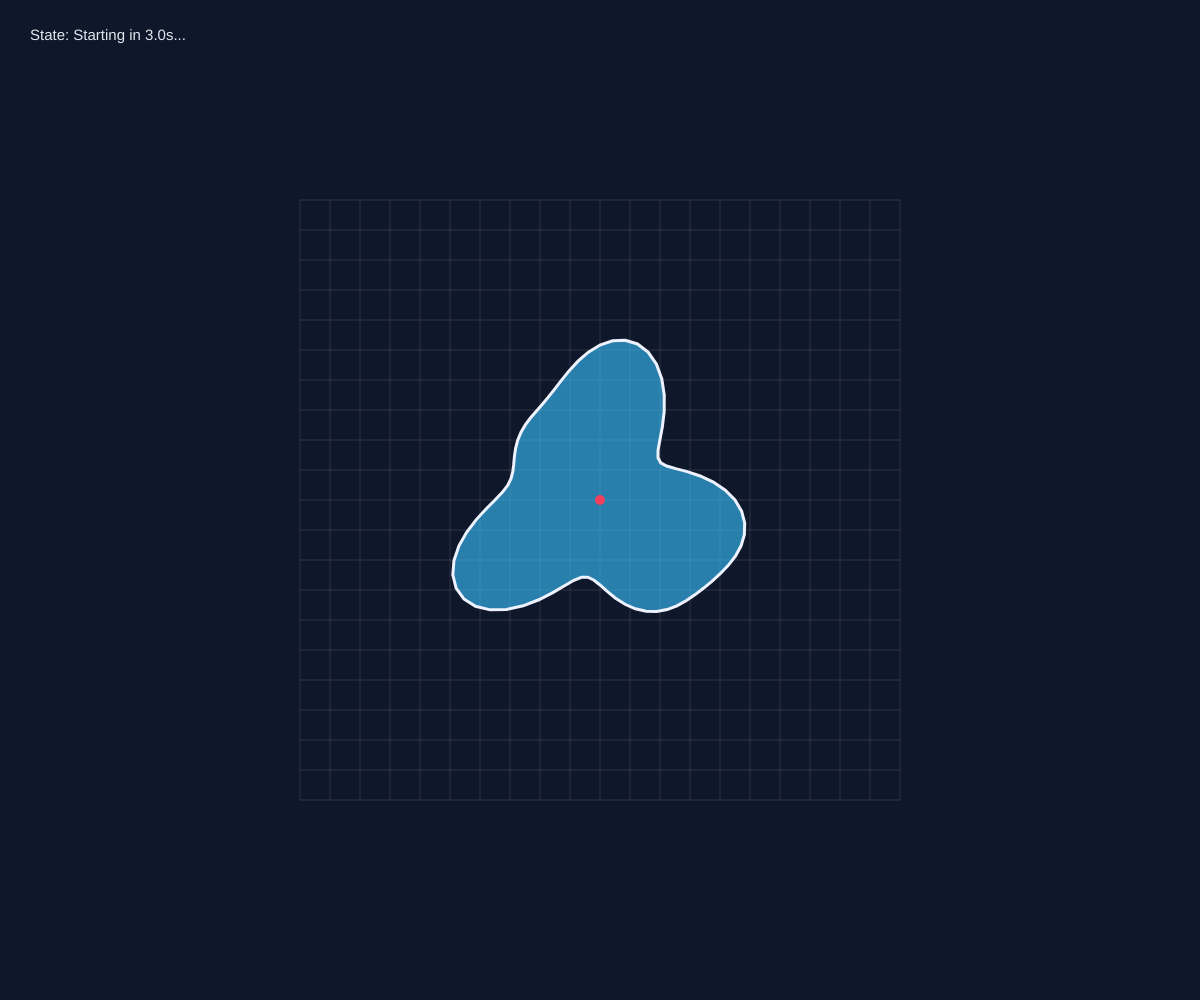
Frame 1 (no input)
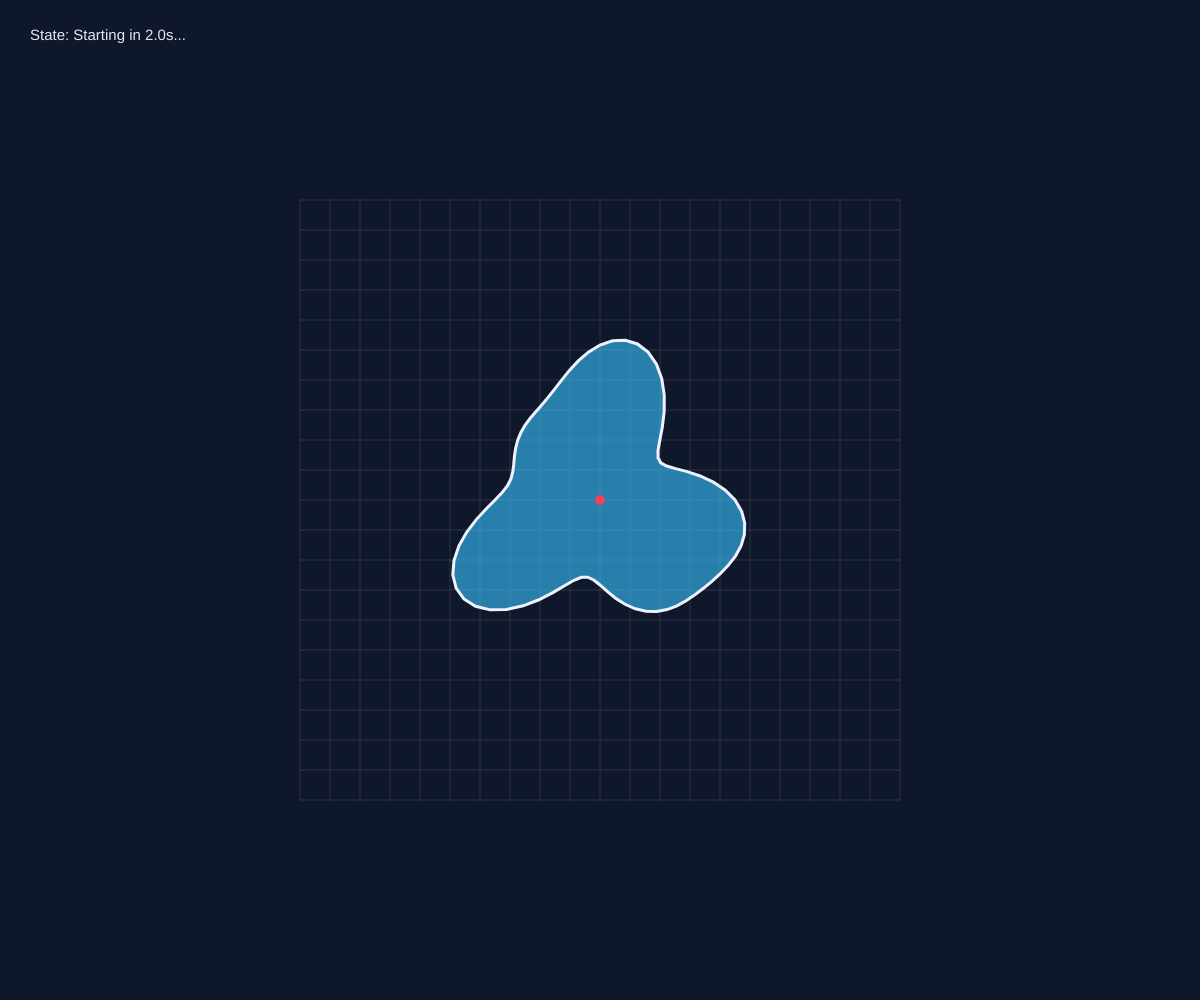
Frame 60 (no input)
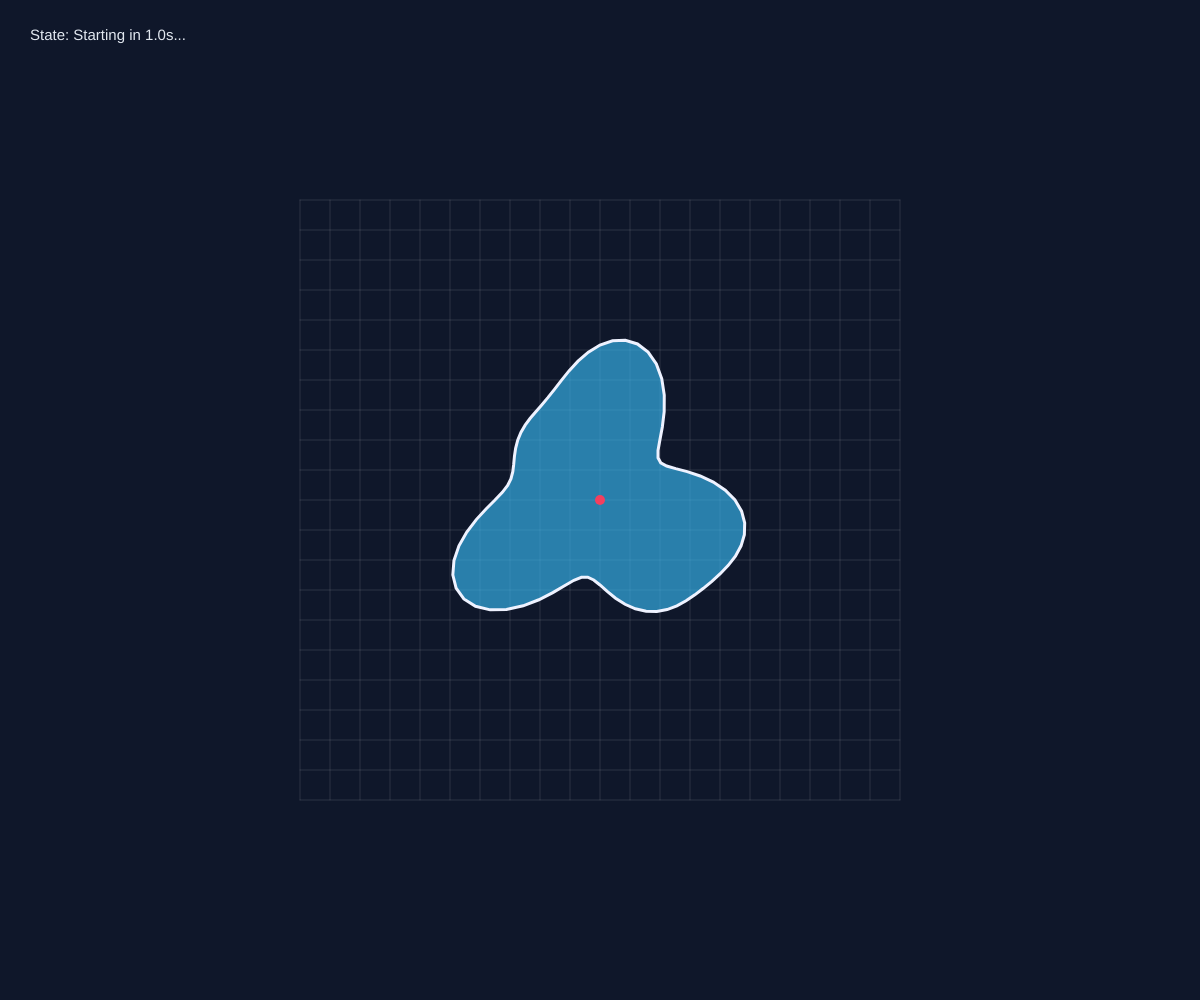
Frame 120 (the mouse pressed at the canvas centre since frame 60)

The p5.js sketch that drew these frames (run headless with seeded random() and noise() and a simulated clock; from frame 60 on, the mouse is pressed at the canvas centre):

// p5.js sketch
// ── sketch.js
let startTime;

// Timeline Timing Configurations (in milliseconds)
const INITIAL_WAIT = 3000; // 3s initial pause
const ANIM_DUR     = 2000; // 2s duration for each transformation
const PAUSE_DUR    = 2000; // 2s pause between steps
const HOLD_WAIT    = 4000; // 4s final hold at fully transformed state
const RESET_DUR   = 3000; // 3s smooth return back to origin

// Step Timeline Milestones
const t0 = INITIAL_WAIT;               // 3.0s: Rotate Starts
const t1 = t0 + ANIM_DUR;              // 5.0s: Rotate Ends
const t2 = t1 + PAUSE_DUR;             // 7.0s: Shear Starts
const t3 = t2 + ANIM_DUR;              // 9.0s: Shear Ends
const t4 = t3 + PAUSE_DUR;             // 11.0s: Translate Starts
const t5 = t4 + ANIM_DUR;              // 13.0s: Translate Ends
const t6 = t5 + PAUSE_DUR;             // 15.0s: Scale Starts
const t7 = t6 + ANIM_DUR;              // 17.0s: Scale Ends
const t8 = t7 + HOLD_WAIT;             // 21.0s: Hold Ends -> Reset Starts
const t9 = t8 + RESET_DUR;             // 24.0s: Reset Complete
const TOTAL_CYCLE = t9 + 1000;         // 25.0s Total Loop Duration (1s buffer)

function setup() {
  createCanvas(windowWidth, windowHeight);
  startTime = millis();
}

function windowResized() {
  resizeCanvas(windowWidth, windowHeight);
}

function draw() {
  background(15, 23, 42); // Dark slate background

  let elapsedTime = (millis() - startTime) % TOTAL_CYCLE;

  // Maximum transformation target parameters
  let maxAngle = QUARTER_PI;
  let maxShX   = 0.45;
  let maxShY   = -0.25;
  let maxTx    = width * 0.12;
  let maxTy    = -height * 0.08;
  let maxSx    = 1.4;
  let maxSy    = 0.65;

  let angle, shX, shY, tx, ty, sx, sy;

  // --- TRANSFORMATION PARAMETER CALCULATIONS ---
  if (elapsedTime >= t8 && elapsedTime < t9) {
    // 5. SMOOTH RESET PHASE: Interpolate all parameters back to default state
    let pReset = getStepProgress(elapsedTime, t8, RESET_DUR);
    angle = lerp(maxAngle, 0, pReset);
    shX   = lerp(maxShX, 0, pReset);
    shY   = lerp(maxShY, 0, pReset);
    tx    = lerp(maxTx, 0, pReset);
    ty    = lerp(maxTy, 0, pReset);
    sx    = lerp(maxSx, 1.0, pReset);
    sy    = lerp(maxSy, 1.0, pReset);
  } else if (elapsedTime >= t9) {
    // Resting at initial state before loop restarts
    angle = 0; shX = 0; shY = 0; tx = 0; ty = 0; sx = 1.0; sy = 1.0;
  } else {
    // 1-4. FORWARD SEQUENTIAL TRANSFORMATIONS
    let pRotate    = getStepProgress(elapsedTime, t0, ANIM_DUR);
    let pShear     = getStepProgress(elapsedTime, t2, ANIM_DUR);
    let pTranslate = getStepProgress(elapsedTime, t4, ANIM_DUR);
    let pScale     = getStepProgress(elapsedTime, t6, ANIM_DUR);

    angle = lerp(0, maxAngle, pRotate);
    shX   = lerp(0, maxShX, pShear);
    shY   = lerp(0, maxShY, pShear);
    tx    = lerp(0, maxTx, pTranslate);
    ty    = lerp(0, maxTy, pTranslate);
    sx    = lerp(1.0, maxSx, pScale);
    sy    = lerp(1.0, maxSy, pScale);
  }

  push();
  // Center screen origin
  translate(width / 2, height / 2);

  // --- TRANSFORMATION MATRIX CHAIN ---
  rotate(angle);         // Step 1: Rotation
  shearX(shX);           // Step 2: Shear
  shearY(shY);
  translate(tx, ty);     // Step 3: Translation
  scale(sx, sy);         // Step 4: Scale

  drawTransformedGrid();
  drawCurvyShape();
  pop();

  drawPhaseIndicator(elapsedTime);
}

// Cubic ease-in-out calculator
function getStepProgress(elapsed, start, duration) {
  if (elapsed < start) return 0;
  if (elapsed >= start + duration) return 1;
  let raw = (elapsed - start) / duration;
  return raw < 0.5 ? 4 * raw * raw * raw : 1 - Math.pow(-2 * raw + 2, 3) / 2;
}

function drawTransformedGrid() {
  stroke(255, 255, 255, 30);
  strokeWeight(1);
  let gridSize = 300;
  let step = 30;

  for (let x = -gridSize; x <= gridSize; x += step) {
    line(x, -gridSize, x, gridSize);
  }
  for (let y = -gridSize; y <= gridSize; y += step) {
    line(-gridSize, y, gridSize, y);
  }
}

function drawCurvyShape() {
  push();
  fill(56, 189, 248, 160); // Semi-transparent cyan
  stroke(238, 242, 255);
  strokeWeight(3);

  beginShape();
  let steps = 80;
  for (let i = 0; i <= steps; i++) {
    let a = (TWO_PI / steps) * i;
    let r = 120 + 35 * sin(3 * a) + 15 * cos(5 * a);
    let px = cos(a) * r;
    let py = sin(a) * r;
    vertex(px, py);
  }
  endShape(CLOSE);

  // Origin anchor dot
  fill(244, 63, 94);
  noStroke();
  ellipse(0, 0, 10, 10);
  pop();
}

function drawPhaseIndicator(elapsed) {
  fill(226, 232, 240);
  noStroke();
  textSize(15);
  textFont('sans-serif');
  
  let label = "";
  if (elapsed < t0) {
    label = `State: Starting in ${((t0 - elapsed) / 1000).toFixed(1)}s...`;
  } else if (elapsed < t2) {
    label = "Step 1/4: Applying ROTATION";
  } //else if (elapsed < t2) {
    //label = "Step 1/4: Rotation complete (Pause 2s)";
  //} 
  else if (elapsed < t3) {
    label = "Step 2/4: Applying SHEAR";
  } //else if (elapsed < t4) {
    //label = "Step 2/4: Shear complete (Pause 2s)";
  //} 
  else if (t4 < elapsed && elapsed < t6) {
    label = "Step 3/4: Applying TRANSLATION";
  } //else if (elapsed < t6) {
    //label = "Step 3/4: Translation complete (Pause 2s)";
  //} 
  else if (elapsed < t7) {
    label = "Step 4/4: Applying SCALING";
  } else if (elapsed < t8) {
    label = `Final State: Holding position for ${((t8 - elapsed) / 1000).toFixed(1)}s...`;
  } else if (elapsed < t9) {
    label = "Reset State";
  } else {
    label = "Original State Restored (Loop restarting...)";
  }
  
  text(label, 30, 40);
}
